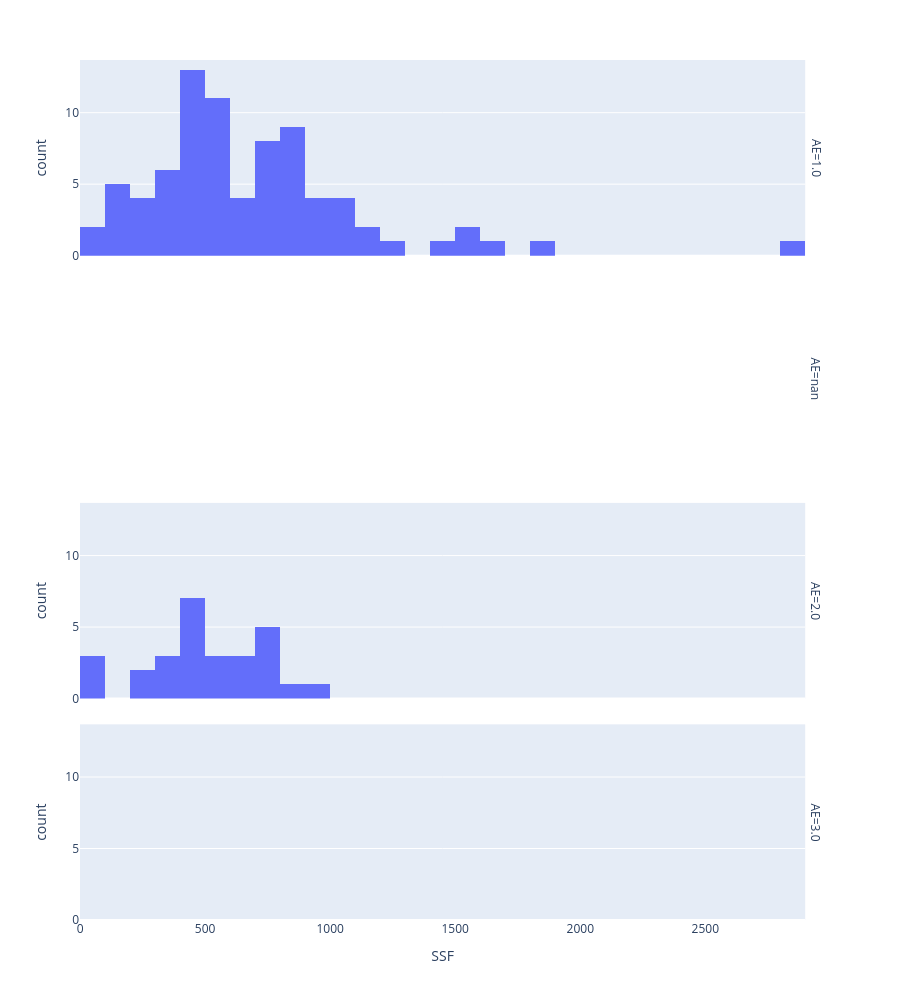
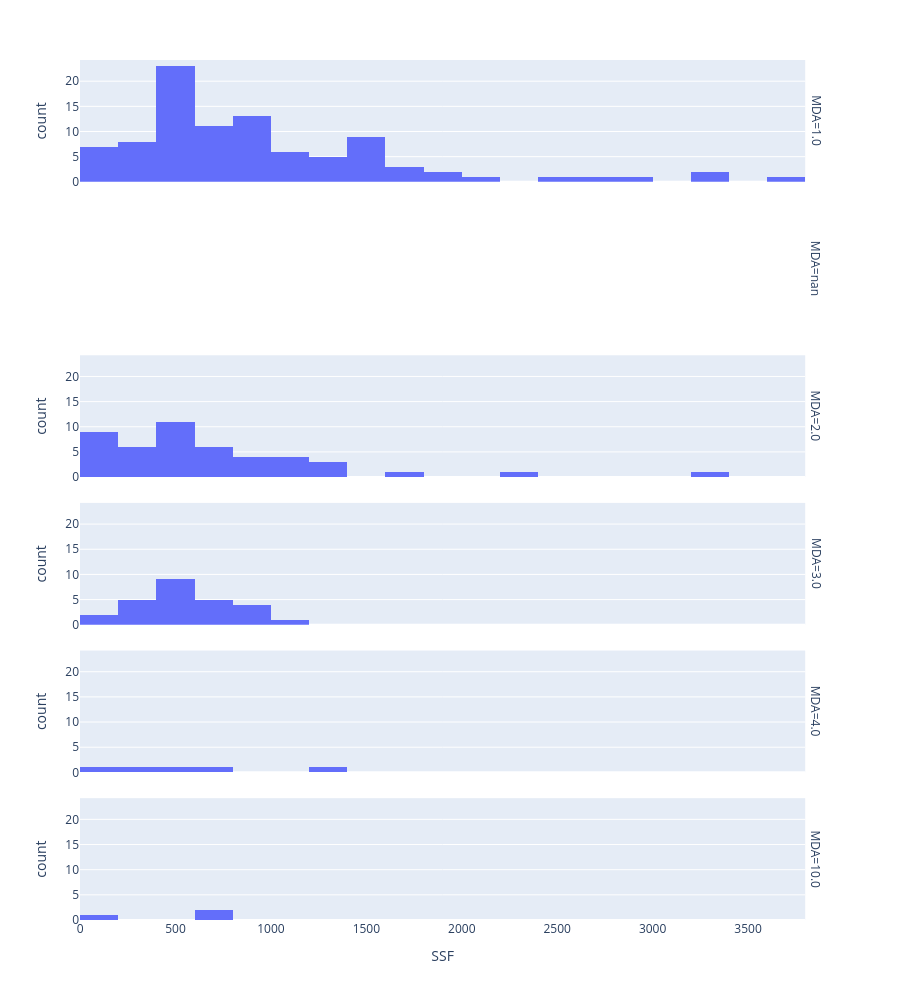

Notebook source saved alongside these figures, in order:
### Code cell
sub_dff = []
for visit in dff["visitID"].unique():
    for id in dff["id"].unique():
        sub_dff.append({})
        for t in dff["type"].unique():
            try:
                sub_dff[-1].update({t: dff[(dff["type"] == t) & (dff["visitID"] == visit) & (dff["id"] == id)]["value"].item()})
            except ValueError:
                sub_dff[-1].update({t: None})

sub_dff = pandas.DataFrame(sub_dff)

fig = px.histogram(sub_dff, x="SSF", facet_row ="AE", marginal='violon')
fig.update_layout(height=1000)
fig.show()

sub_dff.loc[sub_dff["MDA"].isin([0,1,2]), "MDA"] = 1
sub_dff.loc[sub_dff["MDA"].isin([3,4,5]), "MDA"] = 2
sub_dff.loc[sub_dff["MDA"].isin([6,7,8]), "MDA"] = 3
sub_dff.loc[sub_dff["MDA"].isin([9]), "MDA"] = 4
fig = px.histogram(sub_dff, x="SSF", facet_row ="MDA", marginal='violon')
fig.update_layout(height=1000)
fig.show()

### Figure 1 — Plotly figure (JSON) as saved in the notebook; plotly's stock layout.template omitted (floating-point values rounded to 4 significant figures; data arrays with more than 128 entries replaced by an {"elided": "..."} marker saying what was removed)
{"data": [{"bingroup": "x", "hovertemplate": "AE=1.0<br>SSF=%{x}<br>count=%{y}<extra></extra>", "legendgroup": "", "marker": {"color": "#636efa", "pattern": {"shape": ""}}, "name": "", "orientation": "v", "showlegend": false, "type": "histogram", "x": {"elided": "358 float values"}, "xaxis": "x4", "yaxis": "y4"}, {"bingroup": "x", "hovertemplate": "AE=2.0<br>SSF=%{x}<br>count=%{y}<extra></extra>", "legendgroup": "", "marker": {"color": "#636efa", "pattern": {"shape": ""}}, "name": "", "orientation": "v", "showlegend": false, "type": "histogram", "x": {"elided": "161 float values"}, "xaxis": "x2", "yaxis": "y2"}, {"bingroup": "x", "hovertemplate": "AE=3.0<br>SSF=%{x}<br>count=%{y}<extra></extra>", "legendgroup": "", "marker": {"color": "#636efa", "pattern": {"shape": ""}}, "name": "", "orientation": "v", "showlegend": false, "type": "histogram", "x": [NaN, NaN], "xaxis": "x", "yaxis": "y"}], "layout": {"annotations": [{"font": {}, "showarrow": false, "text": "AE=3.0", "textangle": 90, "x": 0.98, "xanchor": "left", "xref": "paper", "y": 0.1138, "yanchor": "middle", "yref": "paper"}, {"font": {}, "showarrow": false, "text": "AE=2.0", "textangle": 90, "x": 0.98, "xanchor": "left", "xref": "paper", "y": 0.3712, "yanchor": "middle", "yref": "paper"}, {"font": {}, "showarrow": false, "text": "AE=nan", "textangle": 90, "x": 0.98, "xanchor": "left", "xref": "paper", "y": 0.6288, "yanchor": "middle", "yref": "paper"}, {"font": {}, "showarrow": false, "text": "AE=1.0", "textangle": 90, "x": 0.98, "xanchor": "left", "xref": "paper", "y": 0.8862, "yanchor": "middle", "yref": "paper"}], "barmode": "relative", "height": 1000, "legend": {"tracegroupgap": 0}, "margin": {"t": 60}, "xaxis": {"anchor": "y", "domain": [0, 0.98], "title": {"text": "SSF"}}, "xaxis2": {"anchor": "y2", "domain": [0, 0.98], "matches": "x", "showticklabels": false}, "xaxis3": {"anchor": "y3", "domain": [0, 0.98], "matches": "x", "showticklabels": false}, "xaxis4": {"anchor": "y4", "domain": [0, 0.98], "matches": "x", "showticklabels": false}, "yaxis": {"anchor": "x", "domain": [0, 0.2275], "title": {"text": "count"}}, "yaxis2": {"anchor": "x2", "domain": [0.2575, 0.485], "matches": "y", "title": {"text": "count"}}, "yaxis3": {"anchor": "x3", "domain": [0.515, 0.7425], "matches": "y", "title": {"text": "count"}}, "yaxis4": {"anchor": "x4", "domain": [0.7725, 1], "matches": "y", "title": {"text": "count"}}}}

### Figure 2 — Plotly figure (JSON) as saved in the notebook; plotly's stock layout.template omitted (floating-point values rounded to 4 significant figures)
{"data": [{"bingroup": "x", "hovertemplate": "MDA=1.0<br>SSF=%{x}<br>count=%{y}<extra></extra>", "legendgroup": "", "marker": {"color": "#636efa", "pattern": {"shape": ""}}, "name": "", "orientation": "v", "showlegend": false, "type": "histogram", "x": [2820.0, 1400.0, 2040.0, 160.0, 1140.0, 540.0, 1160.0, 360.0, 620.0, 120.0, 1100.0, 3680.0, 1440.0, 680.0, 3240.0, 1160.0, 940.0, 580.0, 1320.0, 1260.0, 860.0, 1140.0, 1600.0, 1420.0, 1840.0, 580.0, 1400.0, 80.0, 1240.0, 1140.0, 3300.0, 420.0, 1520.0, 940.0, 2700.0, 1780.0, 1600.0, 180.0, 2440.0, 820.0, 700.0, 760.0, 400.0, 1580.0, 760.0, 440.0, 740.0, 340.0, 460.0, 820.0, 400.0, NaN, 460.0, 180.0, 340.0, 220.0, 800.0, 1440.0, 920.0, 520.0, 420.0, 760.0, 520.0, 780.0, NaN, 280.0, 640.0, 1560.0, 700.0, 760.0, 420.0, 440.0, 1280.0, 1840.0, 520.0, 280.0, 40.0, 820.0, NaN, 1220.0, 200.0, 440.0, 500.0, 540.0, 980.0, 580.0, 560.0, 860.0, 860.0, 440.0, 940.0, 440.0, 860.0, 1440.0, 360.0, 5.0, 480.0, NaN, NaN, NaN, NaN], "xaxis": "x6", "yaxis": "y6"}, {"bingroup": "x", "hovertemplate": "MDA=2.0<br>SSF=%{x}<br>count=%{y}<extra></extra>", "legendgroup": "", "marker": {"color": "#636efa", "pattern": {"shape": ""}}, "name": "", "orientation": "v", "showlegend": false, "type": "histogram", "x": [120.0, 3300.0, 1280.0, 400.0, 960.0, 2360.0, 780.0, 1640.0, 520.0, 2.0, 340.0, 20.0, NaN, 100.0, 1080.0, 300.0, 720.0, 1300.0, 1080.0, 500.0, 460.0, 480.0, 20.0, 1160.0, 1200.0, 640.0, 140.0, 840.0, 780.0, 220.0, 540.0, 400.0, 580.0, 1000.0, 940.0, 700.0, 480.0, 180.0, 520.0, 760.0, 340.0, 176.0, 580.0, 920.0, 140.0, 200.0, 320.0, NaN, NaN, NaN, NaN, NaN, NaN, NaN, NaN, NaN, NaN, NaN, NaN, NaN, NaN, NaN, NaN], "xaxis": "x4", "yaxis": "y4"}, {"bingroup": "x", "hovertemplate": "MDA=3.0<br>SSF=%{x}<br>count=%{y}<extra></extra>", "legendgroup": "", "marker": {"color": "#636efa", "pattern": {"shape": ""}}, "name": "", "orientation": "v", "showlegend": false, "type": "histogram", "x": [680.0, 520.0, 440.0, 480.0, 520.0, 1080.0, 620.0, 120.0, 460.0, 260.0, NaN, 400.0, 880.0, 260.0, 660.0, 360.0, 340.0, 740.0, 360.0, 20.0, 480.0, 520.0, NaN, 800.0, NaN, 760.0, 820.0, 440.0, 980.0, NaN, NaN, NaN, NaN, NaN, NaN, NaN, NaN, NaN, NaN], "xaxis": "x3", "yaxis": "y3"}, {"bingroup": "x", "hovertemplate": "MDA=4.0<br>SSF=%{x}<br>count=%{y}<extra></extra>", "legendgroup": "", "marker": {"color": "#636efa", "pattern": {"shape": ""}}, "name": "", "orientation": "v", "showlegend": false, "type": "histogram", "x": [1220.0, 580.0, NaN, 42.0, 720.0, 300.0, NaN, NaN], "xaxis": "x2", "yaxis": "y2"}, {"bingroup": "x", "hovertemplate": "MDA=10.0<br>SSF=%{x}<br>count=%{y}<extra></extra>", "legendgroup": "", "marker": {"color": "#636efa", "pattern": {"shape": ""}}, "name": "", "orientation": "v", "showlegend": false, "type": "histogram", "x": [60.0, 600.0, 780.0, NaN, NaN, NaN, NaN], "xaxis": "x", "yaxis": "y"}], "layout": {"annotations": [{"font": {}, "showarrow": false, "text": "MDA=10.0", "textangle": 90, "x": 0.98, "xanchor": "left", "xref": "paper", "y": 0.07083, "yanchor": "middle", "yref": "paper"}, {"font": {}, "showarrow": false, "text": "MDA=4.0", "textangle": 90, "x": 0.98, "xanchor": "left", "xref": "paper", "y": 0.2425, "yanchor": "middle", "yref": "paper"}, {"font": {}, "showarrow": false, "text": "MDA=3.0", "textangle": 90, "x": 0.98, "xanchor": "left", "xref": "paper", "y": 0.4142, "yanchor": "middle", "yref": "paper"}, {"font": {}, "showarrow": false, "text": "MDA=2.0", "textangle": 90, "x": 0.98, "xanchor": "left", "xref": "paper", "y": 0.5858, "yanchor": "middle", "yref": "paper"}, {"font": {}, "showarrow": false, "text": "MDA=nan", "textangle": 90, "x": 0.98, "xanchor": "left", "xref": "paper", "y": 0.7575, "yanchor": "middle", "yref": "paper"}, {"font": {}, "showarrow": false, "text": "MDA=1.0", "textangle": 90, "x": 0.98, "xanchor": "left", "xref": "paper", "y": 0.9292, "yanchor": "middle", "yref": "paper"}], "barmode": "relative", "height": 1000, "legend": {"tracegroupgap": 0}, "margin": {"t": 60}, "xaxis": {"anchor": "y", "domain": [0, 0.98], "title": {"text": "SSF"}}, "xaxis2": {"anchor": "y2", "domain": [0, 0.98], "matches": "x", "showticklabels": false}, "xaxis3": {"anchor": "y3", "domain": [0, 0.98], "matches": "x", "showticklabels": false}, "xaxis4": {"anchor": "y4", "domain": [0, 0.98], "matches": "x", "showticklabels": false}, "xaxis5": {"anchor": "y5", "domain": [0, 0.98], "matches": "x", "showticklabels": false}, "xaxis6": {"anchor": "y6", "domain": [0, 0.98], "matches": "x", "showticklabels": false}, "yaxis": {"anchor": "x", "domain": [0, 0.1417], "title": {"text": "count"}}, "yaxis2": {"anchor": "x2", "domain": [0.1717, 0.3133], "matches": "y", "title": {"text": "count"}}, "yaxis3": {"anchor": "x3", "domain": [0.3433, 0.485], "matches": "y", "title": {"text": "count"}}, "yaxis4": {"anchor": "x4", "domain": [0.515, 0.6567], "matches": "y", "title": {"text": "count"}}, "yaxis5": {"anchor": "x5", "domain": [0.6867, 0.8283], "matches": "y", "title": {"text": "count"}}, "yaxis6": {"anchor": "x6", "domain": [0.8583, 1], "matches": "y", "title": {"text": "count"}}}}
